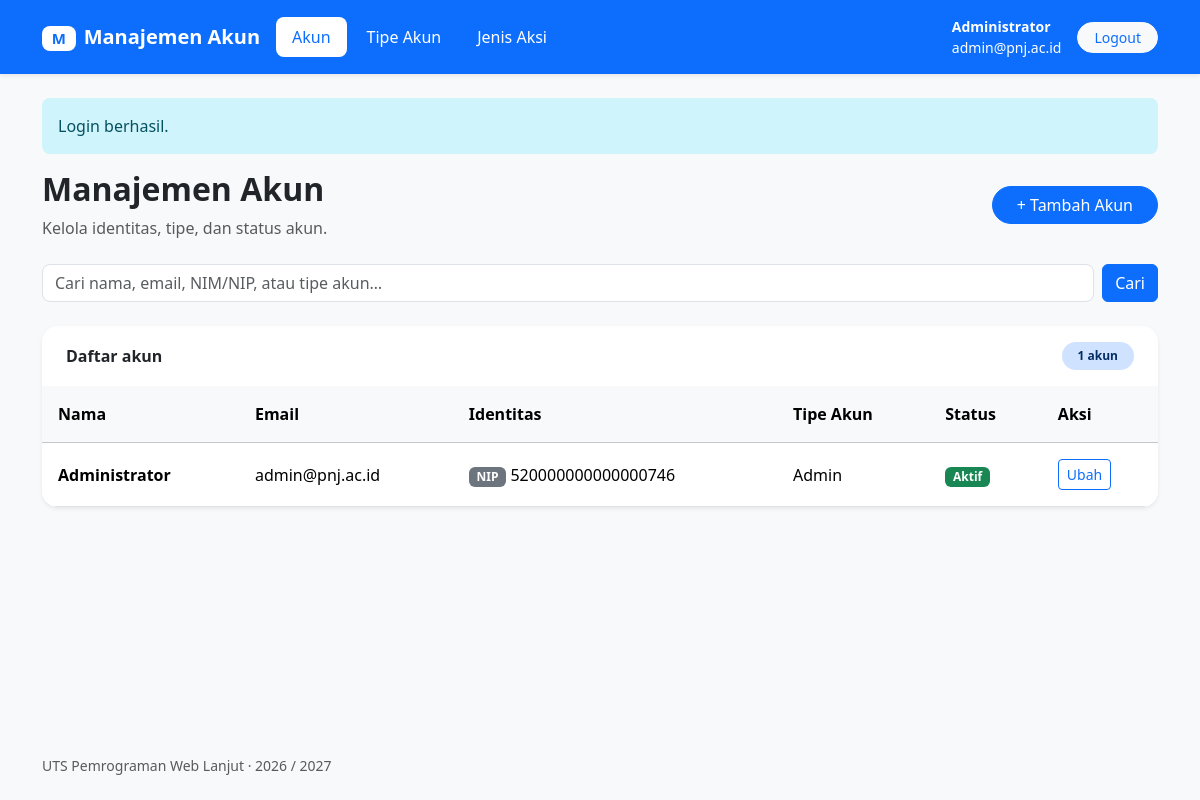
The page /index.php?page=accounts&action=index (signed in) on the database its author committed.
### tables this page shows
CREATE TABLE IF NOT EXISTS accounts (
    id CHAR(36) PRIMARY KEY,
    name VARCHAR(128) NOT NULL,
    email VARCHAR(128) NOT NULL,
    password TEXT NOT NULL,
    account_type_id CHAR(36) NOT NULL,
    status VARCHAR(128) NOT NULL DEFAULT 'Aktif',
    identification_number VARCHAR(128) NOT NULL,
    identification_type ENUM('NIM', 'NIP') NOT NULL,
    created_at DATETIME NOT NULL DEFAULT CURRENT_TIMESTAMP,
    updated_at DATETIME NOT NULL DEFAULT CURRENT_TIMESTAMP,
    deleted_at DATETIME NULL DEFAULT NULL,
    UNIQUE KEY unique_email (email),
    UNIQUE KEY unique_account_type (account_type_id),
    CONSTRAINT fk_account_type FOREIGN KEY (account_type_id)
        REFERENCES account_type(id) ON DELETE RESTRICT ON UPDATE RESTRICT
);

CREATE TABLE IF NOT EXISTS account_type (
    id CHAR(36) PRIMARY KEY,
    name VARCHAR(128) NOT NULL,
    description TEXT NOT NULL,
    created_at DATETIME NOT NULL DEFAULT CURRENT_TIMESTAMP,
    updated_at DATETIME NOT NULL DEFAULT CURRENT_TIMESTAMP,
    deleted_at DATETIME NULL DEFAULT NULL
);

### app/Controller.php (called while the page is built, shortened)
<?php
class Controller
{
    public function __construct($db)
    {
        $this->db = $db;
    }
    protected function render($view, $viewData = [])
    {
        extract($viewData);
        require __DIR__ . '/views/layout/header.php';
        require __DIR__ . '/views/' . $view . '.php';
        require __DIR__ . '/views/layout/footer.php';
    }
}

### app/controllers/AccountController.php (called while the page is built, shortened)
<?php
class AccountController extends Controller
{
    public function index()
    {
        $search = trim($_GET['search'] ?? '');
        $model = new Account($this->db);
        $accounts = $model->getAccounts($search);
        $this->render('accounts/index', ['title' => 'Manajemen Akun', 'accounts' => $accounts, 'search' => $search]);
    }
}

### index.php (called while the page is built, shortened)
<?php
require __DIR__ . '/app/helpers.php';
require __DIR__ . '/app/Controller.php';
require __DIR__ . '/app/models/Account.php';
require __DIR__ . '/app/controllers/AccountController.php';
require __DIR__ . '/app/controllers/ActionController.php';
$page = $_GET['page'] ?? 'accounts';
$action = $_GET['action'] ?? ($page === 'auth' ? 'login' : 'index');
try {
    require __DIR__ . '/config/database.php';
    switch ($page) {
        case 'accounts':
            $controller = new AccountController($db);
            break;
    }
    $controller->$action();
} catch (PDOException $error) {
    error_log($error->getMessage());
    http_response_code(500);
    $title = 'Database belum siap';
    $message = 'Pastikan MySQL aktif, coba cek database kamu, lalu cek pengaturan di config/database.php. Jika database sudah siap, periksa log PHP untuk detail kesalahan.';
    require __DIR__ . '/app/views/layout/header.php';
    require __DIR__ . '/app/views/error.php';
    require __DIR__ . '/app/views/layout/footer.php';
}

### app/helpers.php (called while the page is built, shortened)
<?php
function h($text)
{
    return htmlspecialchars((string) $text, ENT_QUOTES, 'UTF-8');
}

### app/models/Account.php (called while the page is built, shortened)
<?php
class Account
{
    private $db;
    public function __construct($db)
    {
        $this->db = $db;
    }
    public function getAccounts($search = '')
    {
        $query = $this->db->prepare(
            'SELECT a.*, t.name AS type_name FROM accounts a
             JOIN account_type t ON t.id = a.account_type_id
             WHERE a.deleted_at IS NULL AND t.deleted_at IS NULL
             AND (a.name LIKE ? OR a.email LIKE ? OR a.identification_number LIKE ? OR t.name LIKE ?)
             ORDER BY a.created_at DESC, a.name ASC'
        );
        $keyword = '%' . $search . '%';
        $query->execute([$keyword, $keyword, $keyword, $keyword]);
        return $query->fetchAll();
    }
}

### app/views/accounts/index.php (the view, shortened to what this page needs)
<div class="d-flex flex-wrap justify-content-between align-items-center gap-3 mb-4">
    <div>
        <h1 class="h2 fw-bold mb-2"><?= h($title) ?></h1>
        <p class="text-body-secondary mb-0">Kelola identitas, tipe, dan status akun.</p>
    </div>
    <a class="btn btn-primary rounded-pill px-4" href="index.php?page=accounts&amp;action=create">+ Tambah Akun</a>
</div>
<form class="row g-2 mb-4" method="get" action="index.php">
    <div class="col-12 col-sm">
        <input class="form-control rounded-3" id="search" name="search" value="<?= h($search) ?>" placeholder="Cari nama, email, NIM/NIP, atau tipe akun…">
    </div>
    <div class="col-auto"><button class="btn btn-primary" type="submit">Cari</button></div>
</form>
<section class="card border-0 shadow-sm rounded-4 overflow-hidden">
    <div class="card-header bg-white border-0 d-flex justify-content-between align-items-center py-3 px-4">
        <strong>Daftar akun</strong>
        <span class="badge bg-primary-subtle text-primary-emphasis rounded-pill px-3 py-2"><?= count($accounts) ?> akun<?= $search !== '' ? ' ditemukan' : '' ?></span>
    </div>
    <div class="table-responsive">
        <table class="table table-hover align-middle mb-0">
            <thead class="table-light">
                <tr><th class="p-3" scope="col">Nama</th><th class="p-3" scope="col">Email</th><th class="p-3" scope="col">Identitas</th><th class="p-3" scope="col">Tipe Akun</th><th class="p-3" scope="col">Status</th><th class="p-3" scope="col">Aksi</th></tr>
            </thead>
            <tbody>
            <?php foreach ($accounts as $account): ?>
                <tr>
                    <td class="p-3 text-break"><strong><?= h($account['name']) ?></strong></td>
                    <td class="p-3 text-break"><?= h($account['email']) ?></td>
                    <td class="p-3"><span class="badge text-bg-secondary me-1"><?= h($account['identification_type']) ?></span><?= h($account['identification_number']) ?></td>
                    <td class="p-3"><?= h($account['type_name']) ?></td>
                    <td class="p-3"><span class="badge <?= $account['status'] === 'Aktif' ? 'text-bg-success' : 'text-bg-secondary' ?>"><?= h($account['status']) ?></span></td>
                    <td class="p-3">
                        <div class="d-flex flex-wrap gap-2">
                            <a class="btn btn-outline-primary btn-sm" href="index.php?page=accounts&amp;action=edit&amp;id=<?= h($account['id']) ?>" aria-label="Ubah akun <?= h($account['name']) ?>">Ubah</a>
                        </div>
                    </td>
                </tr>
            <?php endforeach; ?>
            </tbody>
        </table>
    </div>
</section>

### rows shown on the page
accounts: name "Administrator", email "admin@pnj.ac.id", identification_type "NIP", identification_number "520000000000000746", account_type.name "Admin", status "Aktif"

### other values the page prints
$_SESSION['user']['name'] "Administrator"
$_SESSION['user']['email'] "admin@pnj.ac.id"
$_SESSION['message'] "Login berhasil."
$title "Manajemen Akun"
count($accounts) "1"
